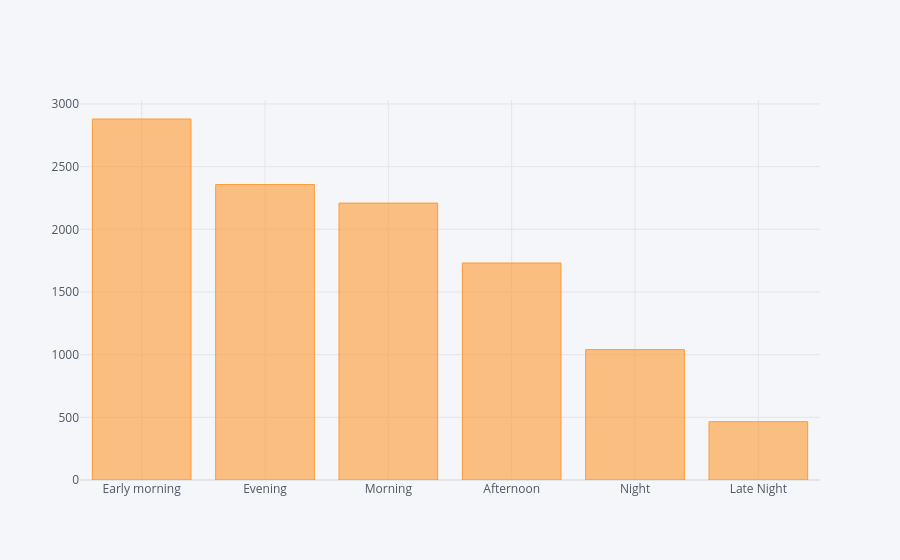

Here is the notebook cell this chart was saved with:
### Code cell
data['Dep_Time_hour'].apply(flight_dep_time).value_counts().iplot(kind = "bar")

### Figure 1 — Plotly figure (JSON) as saved in the notebook; plotly's stock layout.template omitted (floating-point values rounded to 4 significant figures)
{"data": [{"marker": {"color": "rgba(255, 153, 51, 0.6)", "line": {"color": "rgba(255, 153, 51, 1.0)", "width": 1}}, "name": "count", "orientation": "v", "text": "", "type": "bar", "x": ["Early morning", "Evening", "Morning", "Afternoon", "Night", "Late Night"], "y": [2880, 2357, 2209, 1731, 1040, 465]}], "layout": {"autosize": true, "legend": {"bgcolor": "#F5F6F9", "font": {"color": "#4D5663"}}, "paper_bgcolor": "#F5F6F9", "plot_bgcolor": "#F5F6F9", "title": {"font": {"color": "#4D5663"}}, "xaxis": {"autorange": true, "gridcolor": "#E1E5ED", "range": [-0.5, 5.5], "showgrid": true, "tickfont": {"color": "#4D5663"}, "title": {"font": {"color": "#4D5663"}, "text": ""}, "type": "category", "zerolinecolor": "#E1E5ED"}, "yaxis": {"autorange": true, "gridcolor": "#E1E5ED", "range": [0, 3032.0], "showgrid": true, "tickfont": {"color": "#4D5663"}, "title": {"font": {"color": "#4D5663"}, "text": ""}, "type": "linear", "zerolinecolor": "#E1E5ED"}}}
